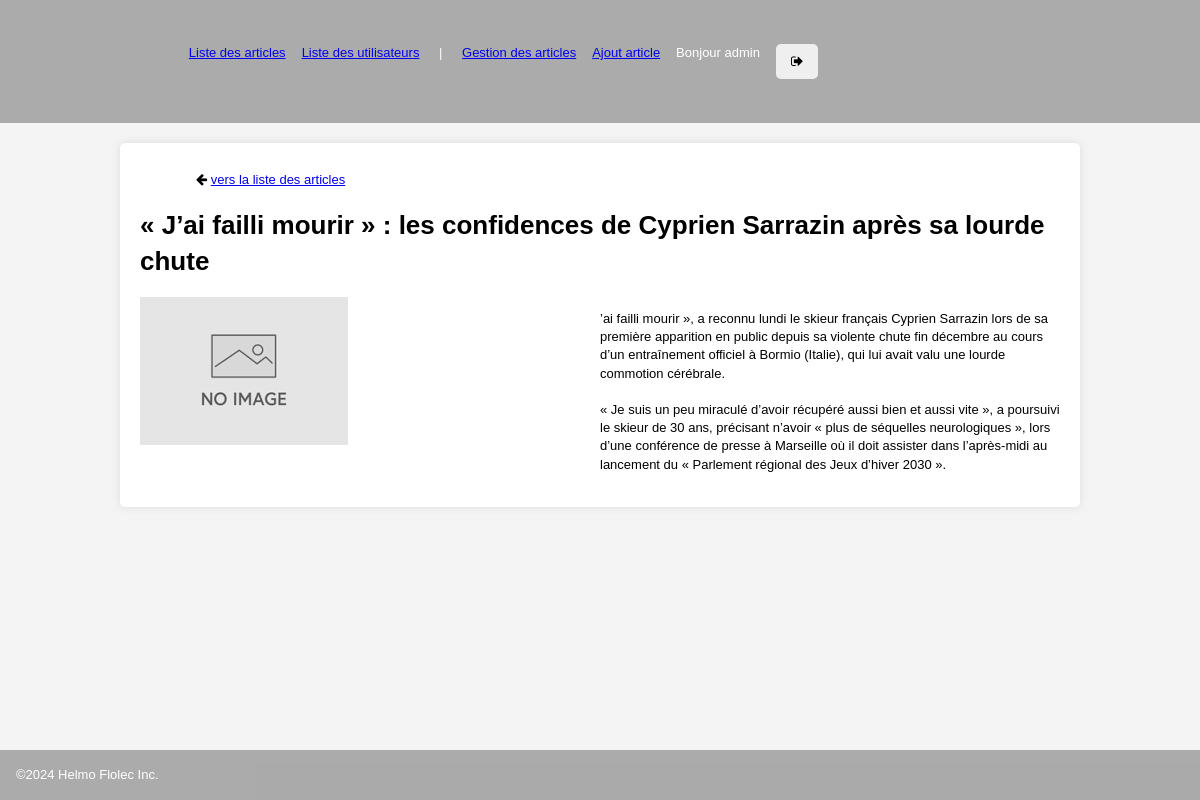
Screenshot of /public/article.php?&id=2 (signed in) with the database file from the repository.
### tables this page shows
CREATE TABLE IF NOT EXISTS `blog_article` (
  `id` int NOT NULL AUTO_INCREMENT,
  `titre` varchar(100) NOT NULL,
  `contenu` text NOT NULL,
  `nomimg` varchar(50) DEFAULT NULL,
  PRIMARY KEY (`id`)
);

### php/db_article.inc.php (called while the page is built, shortened)
<?php
class ArticleRepository
{
    public function getArticleById(int $id, string &$message): ?\Blog\Article
    {
        $result = null;
        try {
            $bdd  = DBLink::connect2db(MYDB, $message);
            $stmt = $bdd->prepare("SELECT * FROM " . self::TABLE_NAME . " WHERE id = :id_article");
            $stmt->bindValue(':id_article', $id, \PDO::PARAM_INT);
            if ($stmt->execute()) {
                $obj = $stmt->fetchObject(\Blog\Article::class);
                $result = ($obj !== false ? $obj : null);
            } else {
                $message .= 'Une erreur système est survenue.<br>
                    Veuillez essayer à nouveau plus tard ou contactez l\'administrateur du site.
                    (Code erreur: ' . $stmt->errorCode() . ')<br>';
            }
        } catch (\Exception $e) {
            $message .= $e->getMessage() . '<br>';
        }
        return $result;
    }
}

### php/utils.inc.php (called while the page is built, shortened)
<?php
function nettoyage(?string $data): string
{
    return htmlspecialchars(trim($data ?? ''), ENT_QUOTES, 'UTF-8');
}

### public/article.php (the view, shortened to what this page needs)
<?php
require_once  '../php/db_article.inc.php';
require_once  '../php/utils.inc.php';
$messageErreur = "";
$id = filter_input(INPUT_GET, 'id', FILTER_VALIDATE_INT);
if ($id !== false && $id !== null) {
    $articleRepository = new ArticleRepository();
    $article = $articleRepository->getArticleById($id, $messageErreur);
} else {
    $messageErreur = "Erreur : L'identifiant de l'article est invalide.";
}
?>
<?php include  '../inc/head.inc.php' ?>
<?php include  '../inc/header.inc.php' ?>
<main class="centrage boxOmbre">
    <ul class="containerFlex">
        <li><i class="fa fa-arrow-left"></i> <a href="<?= BASE_URL ?>"> vers la liste des articles</a></li>
    </ul>
    <?php if (isset($article) && $article) { ?>
        <h1><?= nettoyage($article->titre) ?></h1>
        <div class="containeurFlex">
            <div class="basis50">
                <?php if (empty($article->nom_img)) { ?>
                    <img src="<?= BASE_URL ?>/img/no_image.png" alt="Pas d'image pour cet article">
                <?php } else {
                ?>
                    <img src="<?= BASE_URL . '/' . UPLOAD_DOSSIER ?><?= nettoyage($article->nom_img) ?>" alt="<?= nettoyage($article->nom_img) ?>">
                <?php
                }  ?>
            </div>
            <p class="basis50"><?= nl2br(nettoyage($article->contenu)) ?></p>
        </div>
    <?php } else {
        afficherAlerte($messageErreur, 'danger');
    } ?>
</main>
<?php include '../inc/footer.inc.php' ?>

### public/css/mesStyles.css (style rules this page uses)
:root { --main-bg-color: #f4f4f4; --main-theme-color: #007bff; --val-radius: 0.313rem; --ombre: 0px 0px 10px rgba(0, 0, 0, 0.1); --color-danger: 220, 53, 69; --color-info: 0, 123, 255; --color-succes: 40, 167, 69; --color-edit: 255, 130, 0; }
* { box-sizing: border-box; }
body { background-color: var(--main-bg-color); font-family: Verdana, Geneva, Tahoma, sans-serif, sans-serif; font-size: 0.813rem; line-height: 1.4; padding: 0; margin: 0; display: flex; flex-direction: column; min-height: 100vh; overflow-y: scroll; }
.containeurFlex { display: flex; flex-wrap: wrap; }
.basis50 { flex-basis: 50%; }
ul, li { list-style-type: none; margin: 0.5rem; }
img { max-width: 100%; height: auto; }
.centrage { width: 80%; max-width: 80%; margin: 20px auto; }
.boxOmbre { background: #fff; padding: 20px; box-shadow: var(--ombre); border-radius: var(--val-radius); }

### rows the page displays
blog_article: titre "« J’ai failli mourir » : les confidences de Cyprien Sarrazin après sa lourde chute", contenu "’ai failli mourir », a reconnu lundi le skieur français Cyprien Sarrazin lors de sa première apparition en public depuis sa violente chute fin décembre au cours d’un entraînement officiel à Bormio (Italie), qui lui avait valu une lourde commotion cérébrale. « Je suis un peu miraculé d’avoir récupéré aussi bien et aussi vite », a poursuivi le skieur de 30 ans, précisant n’avoir « plus de séquelles neurologiques », lors d’une conférence de presse à Marseille où il doit assister dans l’après-midi au lancement du « Parlement régional des Jeux d’hiver 2030 »."

### other values shown
$_SESSION['nom_user'] "admin"
